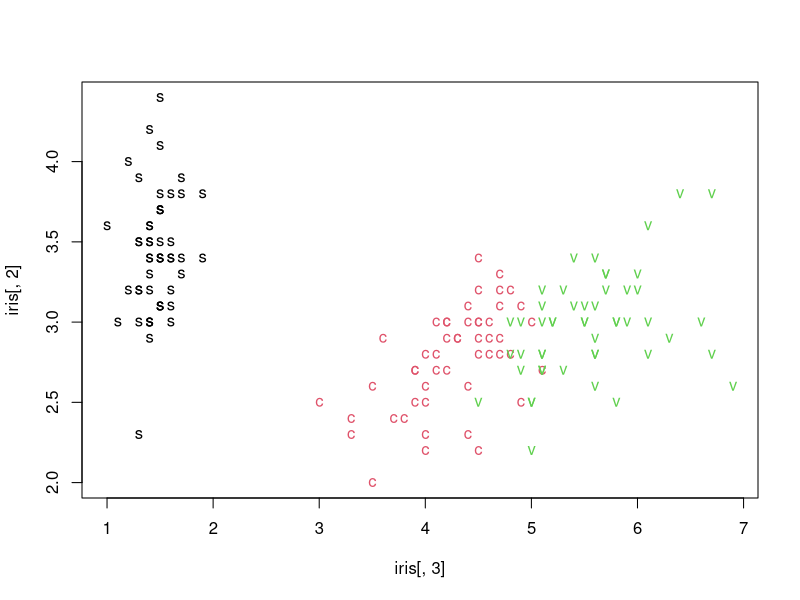
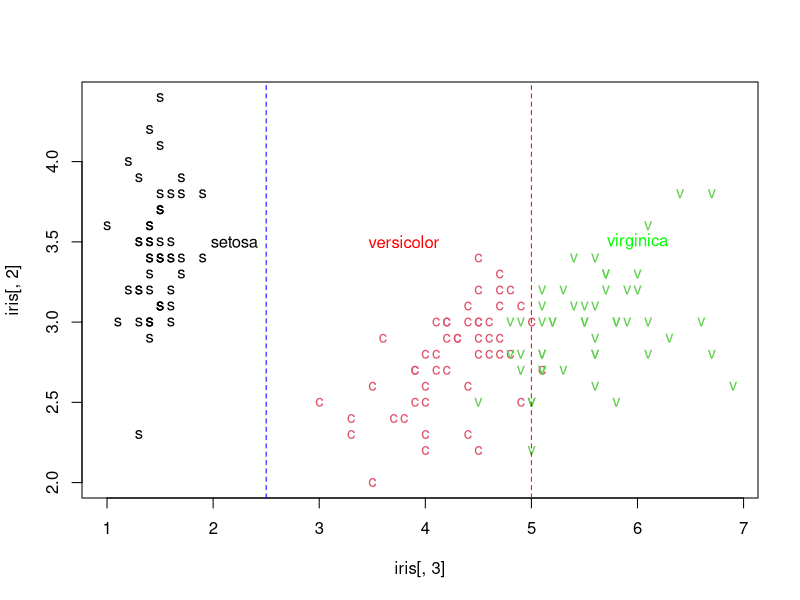

Generate these figures, in order, with R:
## ---- chunk 1
knitr::opts_chunk$set(echo = TRUE)
## ---- chunk 2
# We consider Fisher's famous iris data set and visualize data both as scatterplot and pairs plot
# In classification we try predict the "label" or "class" of an observation from the variables we measure.


data(iris);  	    # include the famous iris data
n = nrow(iris);     # n is number of observations (will usually use "n" for this)
type = rep(0,n);
color = rep(0,n);

type[iris[,5] == "setosa"] = "s";      # class is 5th column.  
type[iris[,5] == "versicolor"] = "c";
type[iris[,5] == "virginica"] = "v";

color[iris[,5] == "setosa"] = 1;
color[iris[,5] == "versicolor"] = 2;
color[iris[,5] == "virginica"] = 3;


# type is now a vector of "s" or "c" or "v" for 3 types


#   here is a scatterplot

#plot(iris[,1],iris[,2],pch=type)  # scatterplot
plot(iris[,3],iris[,2],pch=type,col=color)  # scatterplot


# alternaltively could use
# plot(iris[,"Sepal.Length"],iris[,"Sepal.Width"],pch=type)

# here is pairs plot


#pairs(iris[,1:4],pch=type,col=color,cex=2)   # pairs plot using all four variables
print('Split point at x = 2.5 petal length')
## ---- chunk 3
print('Split point at x = 5 petal length would seperate the Versicolor and Virginica flowers well.')
## ---- chunk 4
plot(iris[,3],iris[,2],pch=type,col=color)
abline(v = c(2.5, 5), lty = 2, col = c('blue', 'red'))
text(2.2, 3.5, "setosa", col = "black")
text(3.8, 3.5, "versicolor", col = "red")
text(6, 3.5, "virginica", col = "green")
## ---- chunk 5
X = matrix(scan("tree_data.dat"),byrow=T,ncol = 3)
n = X[1,1] + X[1,2]

optimal_risk = function(node_num){
  if (X[node_num,3]==1){
    prune_cost = min(X[node_num,1],X[node_num,2])
    prune_cost = prune_cost/n
    return(prune_cost)
    }else{
      prune_cost = min(X[node_num,1],X[node_num,2])
      prune_cost = prune_cost/n
      split_cost = (.03 + optimal_risk(2*node_num) + optimal_risk(2*node_num+1))
      return(min(split_cost,prune_cost))
    }
}
optimal_risk(1)
## ---- chunk 6
X[4,3] = 1
Y = X[1:7,]
print(Y)
## ---- chunk 7
x = matrix(c(.7, .6, .5, .5, .5, .5, .7, .8, .7, .6, .7, .9, .8, .9 ),byrow=T,nrow=2);
z = array(x,c(2,7,2));
## ---- chunk 8
x = matrix(c(.7, .6, .5, .5, .5, .5, .7, .8, .7, .6, .7, .9, .8, .9 ),byrow=T,nrow=2);
z = array(x,c(2,7,2));
naive_bayes = function(answers){
  prior_understand = 0.2
  prior_not = 0.8 
  
  probs_correct = z[,,2] * answers 
  probs_incorrect = z[,,1] * answers
  
  understand = prior_understand * probs_correct / (probs_correct + probs_incorrect)
  not = prior_not * probs_incorrect / (probs_correct + probs_incorrect)
  
  #understand = prior_understand * probs_correct / (sum(answers)/7)
  #not = prior_not * probs_incorrect / ((7-sum(answers))/7)
  return(understand)
  
}
answers = c(0,0,0,0,1,1,1)
naive_bayes(answers)
